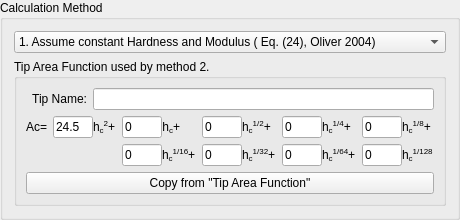
               <widget class="QGroupBox" name="groupBox_57">
                <property name="sizePolicy">
                 <sizepolicy hsizetype="Maximum" vsizetype="Maximum">
                  <horstretch>0</horstretch>
                  <verstretch>0</verstretch>
                 </sizepolicy>
                </property>
                <property name="minimumSize">
                 <size>
                  <width>460</width>
                  <height>0</height>
                 </size>
                </property>
                <property name="maximumSize">
                 <size>
                  <width>460</width>
                  <height>16777215</height>
                 </size>
                </property>
                <property name="title">
                 <string>Calculation Method</string>
                </property>
                <layout class="QGridLayout" name="gridLayout_106">
                 <item row="1" column="0">
                  <widget class="QComboBox" name="comboBox_CalculationMethod_tabTipRadius_FrameStiffness">
                   <property name="sizePolicy">
                    <sizepolicy hsizetype="Minimum" vsizetype="Maximum">
                     <horstretch>0</horstretch>
                     <verstretch>0</verstretch>
                    </sizepolicy>
                   </property>
                   <property name="editable">
                    <bool>false</bool>
                   </property>
                   <item>
                    <property name="text">
                     <string>1. Assume constant Hardness and Modulus ( Eq. (24), Oliver 2004)</string>
                    </property>
                   </item>
                   <item>
                    <property name="text">
                     <string>2. Assume constant Modulus and neglect Pile-up (Eq. (22), Oliver 2004 )</string>
                    </property>
                   </item>
                  </widget>
                 </item>
                 <item row="2" column="0">
                  <widget class="QGroupBox" name="groupBox_61">
                   <property name="sizePolicy">
                    <sizepolicy hsizetype="Maximum" vsizetype="Minimum">
                     <horstretch>0</horstretch>
                     <verstretch>0</verstretch>
                    </sizepolicy>
                   </property>
                   <property name="minimumSize">
                    <size>
                     <width>0</width>
                     <height>0</height>
                    </size>
                   </property>
                   <property name="maximumSize">
                    <size>
                     <width>44000</width>
                     <height>16777215</height>
                    </size>
                   </property>
                   <property name="title">
                    <string>Tip Area Function used by method 2.</string>
                   </property>
                   <layout class="QGridLayout" name="gridLayout_109">
                    <item row="2" column="7">
                     <widget class="QLineEdit" name="lineEdit_TAF4_tabTipRadius_FrameStiffness">
                      <property name="minimumSize">
                       <size>
                        <width>40</width>
                        <height>0</height>
                       </size>
                      </property>
                      <property name="maximumSize">
                       <size>
                        <width>40</width>
                        <height>16777215</height>
                       </size>
                      </property>
                      <property name="text">
                       <string>0</string>
                      </property>
                      <property name="readOnly">
                       <bool>true</bool>
                      </property>
                     </widget>
                    </item>
                    <item row="2" column="2">
                     <widget class="QLabel" name="label_128">
                      <property name="sizePolicy">
                       <sizepolicy hsizetype="Maximum" vsizetype="Preferred">
                        <horstretch>0</horstretch>
                        <verstretch>0</verstretch>
                       </sizepolicy>
                      </property>
                      <property name="text">
                       <string>&lt;html&gt;&lt;head/&gt;&lt;body&gt;&lt;p&gt;h&lt;span style=&quot; vertical-align:sub;&quot;&gt;c&lt;/span&gt;&lt;span style=&quot; vertical-align:super;&quot;&gt;2&lt;/span&gt;+&lt;/p&gt;&lt;/body&gt;&lt;/html&gt;</string>
                      </property>
                     </widget>
                    </item>
                    <item row="2" column="6">
                     <widget class="QLabel" name="label_126">
                      <property name="sizePolicy">
                       <sizepolicy hsizetype="Maximum" vsizetype="Preferred">
                        <horstretch>0</horstretch>
                        <verstretch>0</verstretch>
                       </sizepolicy>
                      </property>
                      <property name="text">
                       <string>&lt;html&gt;&lt;head/&gt;&lt;body&gt;&lt;p&gt;h&lt;span style=&quot; vertical-align:sub;&quot;&gt;c&lt;/span&gt;&lt;span style=&quot; vertical-align:super;&quot;&gt;1/2&lt;/span&gt;+&lt;/p&gt;&lt;/body&gt;&lt;/html&gt;</string>
                      </property>
                     </widget>
                    </item>
                    <item row="2" column="3">
                     <widget class="QLineEdit" name="lineEdit_TAF2_tabTipRadius_FrameStiffness">
                      <property name="sizePolicy">
                       <sizepolicy hsizetype="Maximum" vsizetype="Fixed">
                        <horstretch>0</horstretch>
                        <verstretch>0</verstretch>
                       </sizepolicy>
                      </property>
                      <property name="minimumSize">
                       <size>
                        <width>40</width>
                        <height>0</height>
                       </size>
                      </property>
                      <property name="maximumSize">
                       <size>
                        <width>40</width>
                        <height>16777215</height>
                       </size>
                      </property>
                      <property name="text">
                       <string>0</string>
                      </property>
                      <property name="readOnly">
                       <bool>true</bool>
                      </property>
                     </widget>
                    </item>
                    <item row="2" column="0">
                     <widget class="QLabel" name="label_84">
                      <property name="sizePolicy">
                       <sizepolicy hsizetype="Maximum" vsizetype="Preferred">
                        <horstretch>0</horstretch>
                        <verstretch>0</verstretch>
                       </sizepolicy>
                      </property>
                      <property name="text">
                       <string>Ac=</string>
                      </property>
                      <property name="alignment">
                       <set>Qt::AlignRight|Qt::AlignTrailing|Qt::AlignVCenter</set>
                      </property>
                     </widget>
                    </item>
                    <item row="2" column="5">
                     <widget class="QLineEdit" name="lineEdit_TAF3_tabTipRadius_FrameStiffness">
                      <property name="sizePolicy">
                       <sizepolicy hsizetype="Fixed" vsizetype="Fixed">
                        <horstretch>0</horstretch>
                        <verstretch>0</verstretch>
                       </sizepolicy>
                      </property>
                      <property name="minimumSize">
                       <size>
                        <width>40</width>
                        <height>0</height>
                       </size>
                      </property>
                      <property name="maximumSize">
                       <size>
                        <width>40</width>
                        <height>16777215</height>
                       </size>
                      </property>
                      <property name="text">
                       <string>0</string>
                      </property>
                      <property name="readOnly">
                       <bool>true</bool>
                      </property>
                     </widget>
                    </item>
                    <item row="2" column="1">
                     <widget class="QLineEdit" name="lineEdit_TAF1_tabTipRadius_FrameStiffness">
                      <property name="sizePolicy">
                       <sizepolicy hsizetype="Maximum" vsizetype="Fixed">
                        <horstretch>0</horstretch>
                        <verstretch>0</verstretch>
                       </sizepolicy>
                      </property>
                      <property name="minimumSize">
                       <size>
                        <width>40</width>
                        <height>0</height>
                       </size>
                      </property>
                      <property name="maximumSize">
                       <size>
                        <width>40</width>
                        <height>16777215</height>
                       </size>
                      </property>
                      <property name="text">
                       <string>24.5</string>
                      </property>
                      <property name="alignment">
                       <set>Qt::AlignLeading|Qt::AlignLeft|Qt::AlignVCenter</set>
                      </property>
                      <property name="readOnly">
                       <bool>true</bool>
                      </property>
                     </widget>
                    </item>
                    <item row="2" column="9">
                     <widget class="QLineEdit" name="lineEdit_TAF5_tabTipRadius_FrameStiffness">
                      <property name="minimumSize">
                       <size>
                        <width>40</width>
                        <height>0</height>
                       </size>
                      </property>
                      <property name="maximumSize">
                       <size>
                        <width>40</width>
                        <height>16777215</height>
                       </size>
                      </property>
                      <property name="text">
                       <string>0</string>
                      </property>
                      <property name="readOnly">
                       <bool>true</bool>
                      </property>
                     </widget>
                    </item>
                    <item row="0" column="0" colspan="2">
                     <widget class="QLabel" name="label_129">
                      <property name="sizePolicy">
                       <sizepolicy hsizetype="Preferred" vsizetype="Maximum">
                        <horstretch>0</horstretch>
                        <verstretch>0</verstretch>
                       </sizepolicy>
                      </property>
                      <property name="text">
                       <string>Tip Name:</string>
                      </property>
                      <property name="alignment">
                       <set>Qt::AlignRight|Qt::AlignTrailing|Qt::AlignVCenter</set>
                      </property>
                     </widget>
                    </item>
                    <item row="2" column="8">
                     <widget class="QLabel" name="label_124">
                      <property name="sizePolicy">
                       <sizepolicy hsizetype="Maximum" vsizetype="Preferred">
                        <horstretch>0</horstretch>
                        <verstretch>0</verstretch>
                       </sizepolicy>
                      </property>
                      <property name="text">
                       <string>&lt;html&gt;&lt;head/&gt;&lt;body&gt;&lt;p&gt;h&lt;span style=&quot; vertical-align:sub;&quot;&gt;c&lt;/span&gt;&lt;span style=&quot; vertical-align:super;&quot;&gt;1/4&lt;/span&gt;+&lt;/p&gt;&lt;/body&gt;&lt;/html&gt;</string>
                      </property>
                     </widget>
                    </item>
                    <item row="2" column="4">
                     <widget class="QLabel" name="label_127">
                      <property name="sizePolicy">
                       <sizepolicy hsizetype="Maximum" vsizetype="Preferred">
                        <horstretch>0</horstretch>
                        <verstretch>0</verstretch>
                       </sizepolicy>
                      </property>
                      <property name="text">
                       <string>&lt;html&gt;&lt;head/&gt;&lt;body&gt;&lt;p&gt;h&lt;span style=&quot; vertical-align:sub;&quot;&gt;c&lt;/span&gt;+&lt;/p&gt;&lt;/body&gt;&lt;/html&gt;</string>
                      </property>
                      <property name="alignment">
                       <set>Qt::AlignRight|Qt::AlignTrailing|Qt::AlignVCenter</set>
                      </property>
                     </widget>
                    </item>
                    <item row="2" column="10">
                     <widget class="QLabel" name="label_125">
                      <property name="sizePolicy">
                       <sizepolicy hsizetype="Maximum" vsizetype="Preferred">
                        <horstretch>0</horstretch>
                        <verstretch>0</verstretch>
                       </sizepolicy>
                      </property>
                      <property name="text">
                       <string>&lt;html&gt;&lt;head/&gt;&lt;body&gt;&lt;p&gt;h&lt;span style=&quot; vertical-align:sub;&quot;&gt;c&lt;/span&gt;&lt;span style=&quot; vertical-align:super;&quot;&gt;1/8&lt;/span&gt;+&lt;/p&gt;&lt;/body&gt;&lt;/html&gt;</string>
                      </property>
                     </widget>
                    </item>
                    <item row="3" column="9">
                     <widget class="QLineEdit" name="lineEdit_TAF9_tabTipRadius_FrameStiffness">
                      <property name="minimumSize">
                       <size>
                        <width>40</width>
                        <height>0</height>
                       </size>
                      </property>
                      <property name="text">
                       <string>0</string>
                      </property>
                     </widget>
                    </item>
                    <item row="3" column="7">
                     <widget class="QLineEdit" name="lineEdit_TAF8_tabTipRadius_FrameStiffness">
                      <property name="minimumSize">
                       <size>
                        <width>40</width>
                        <height>0</height>
                       </size>
                      </property>
                      <property name="text">
                       <string>0</string>
                      </property>
                     </widget>
                    </item>
                    <item row="3" column="5">
                     <widget class="QLineEdit" name="lineEdit_TAF7_tabTipRadius_FrameStiffness">
                      <property name="minimumSize">
                       <size>
                        <width>40</width>
                        <height>0</height>
                       </size>
                      </property>
                      <property name="text">
                       <string>0</string>
                      </property>
                     </widget>
                    </item>
                    <item row="3" column="3">
                     <widget class="QLineEdit" name="lineEdit_TAF6_tabTipRadius_FrameStiffness">
                      <property name="sizePolicy">
                       <sizepolicy hsizetype="Maximum" vsizetype="Fixed">
                        <horstretch>0</horstretch>
                        <verstretch>0</verstretch>
                       </sizepolicy>
                      </property>
                      <property name="minimumSize">
                       <size>
                        <width>40</width>
                        <height>0</height>
                       </size>
                      </property>
                      <property name="text">
                       <string>0</string>
                      </property>
                     </widget>
                    </item>
                    <item row="3" column="4">
                     <widget class="QLabel" name="label_143">
                      <property name="text">
                       <string>&lt;html&gt;&lt;head/&gt;&lt;body&gt;&lt;p&gt;h&lt;span style=&quot; vertical-align:sub;&quot;&gt;c&lt;/span&gt;&lt;span style=&quot; vertical-align:super;&quot;&gt;1/16&lt;/span&gt;+&lt;/p&gt;&lt;/body&gt;&lt;/html&gt;</string>
                      </property>
                     </widget>
                    </item>
                    <item row="3" column="6">
                     <widget class="QLabel" name="label_144">
                      <property name="text">
                       <string>&lt;html&gt;&lt;head/&gt;&lt;body&gt;&lt;p&gt;h&lt;span style=&quot; vertical-align:sub;&quot;&gt;c&lt;/span&gt;&lt;span style=&quot; vertical-align:super;&quot;&gt;1/32&lt;/span&gt;+&lt;/p&gt;&lt;/body&gt;&lt;/html&gt;</string>
                      </property>
                     </widget>
                    </item>
                    <item row="3" column="8">
                     <widget class="QLabel" name="label_145">
                      <property name="text">
                       <string>&lt;html&gt;&lt;head/&gt;&lt;body&gt;&lt;p&gt;h&lt;span style=&quot; vertical-align:sub;&quot;&gt;c&lt;/span&gt;&lt;span style=&quot; vertical-align:super;&quot;&gt;1/64&lt;/span&gt;+&lt;/p&gt;&lt;/body&gt;&lt;/html&gt;</string>
                      </property>
                     </widget>
                    </item>
                    <item row="3" column="10">
                     <widget class="QLabel" name="label_146">
                      <property name="text">
                       <string>&lt;html&gt;&lt;head/&gt;&lt;body&gt;&lt;p&gt;h&lt;span style=&quot; vertical-align:sub;&quot;&gt;c&lt;/span&gt;&lt;span style=&quot; vertical-align:super;&quot;&gt;1/128&lt;/span&gt;&lt;/p&gt;&lt;/body&gt;&lt;/html&gt;</string>
                      </property>
                     </widget>
                    </item>
                    <item row="6" column="0" colspan="11">
                     <widget class="QPushButton" name="Copy_TAF_tabTipRadius_FrameStiffness">
                      <property name="sizePolicy">
                       <sizepolicy hsizetype="Preferred" vsizetype="Preferred">
                        <horstretch>0</horstretch>
                        <verstretch>0</verstretch>
                       </sizepolicy>
                      </property>
                      <property name="minimumSize">
                       <size>
                        <width>110</width>
                        <height>0</height>
                       </size>
                      </property>
                      <property name="text">
                       <string>Copy from &quot;Tip Area Function&quot;</string>
                      </property>
                     </widget>
                    </item>
                    <item row="0" column="2" colspan="9">
                     <widget class="QLineEdit" name="lineEdit_TipName_tabTipRadius_FrameStiffness">
                      <property name="sizePolicy">
                       <sizepolicy hsizetype="Minimum" vsizetype="Maximum">
                        <horstretch>0</horstretch>
                        <verstretch>0</verstretch>
                       </sizepolicy>
                      </property>
                     </widget>
                    </item>
                   </layout>
                  </widget>
                 </item>
                </layout>
               </widget>
